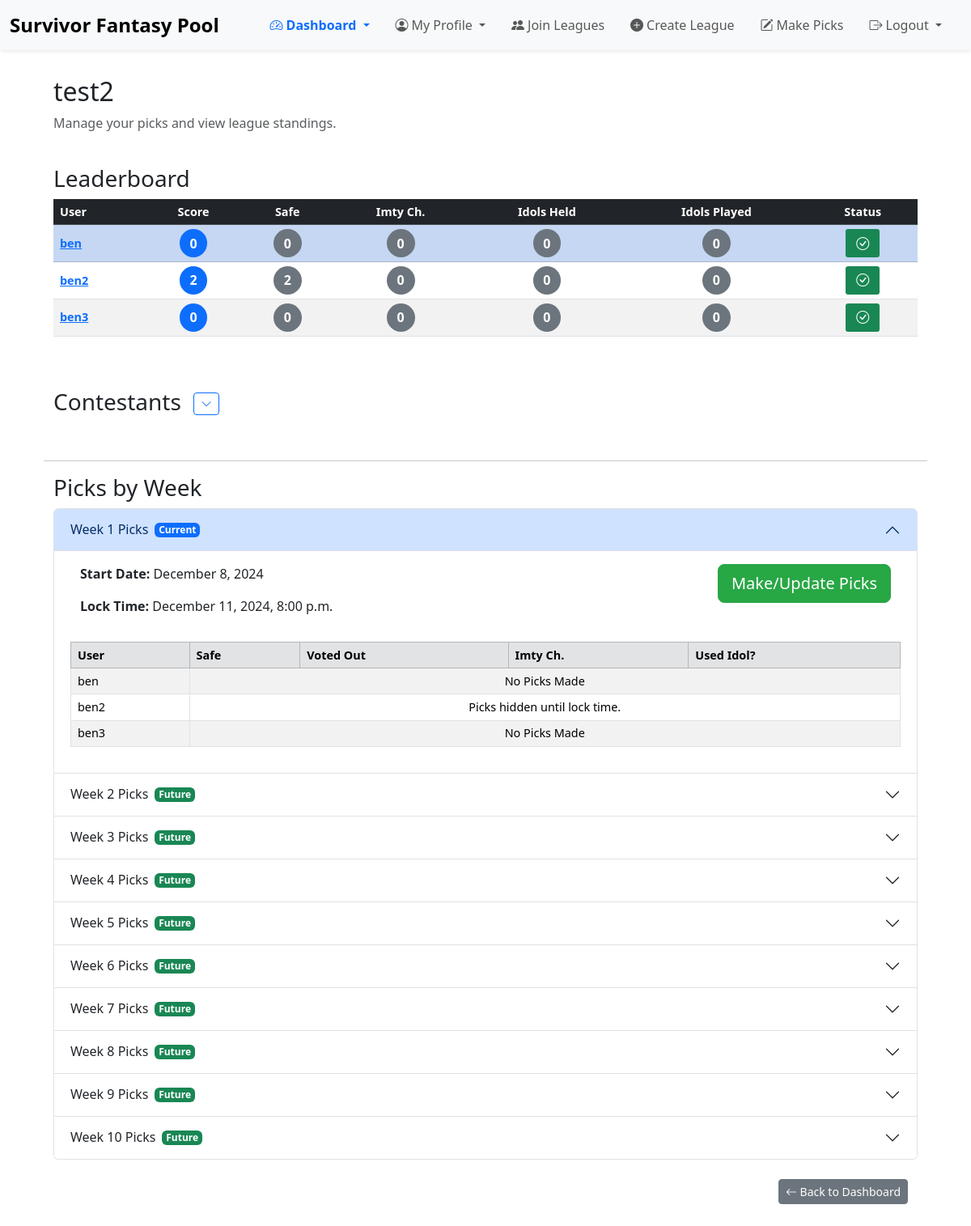
Page /league/2/ (signed in) on the committed database.
### poolapp/models.py (models this page shows, shortened)
class League(models.Model):
    name = models.CharField(max_length=100, unique=True)
    members = models.ManyToManyField(User, related_name='leagues', blank=True)
    creator = models.ForeignKey(User, on_delete=models.CASCADE, related_name='created_leagues')

class UserProfile(models.Model):
    user = models.ForeignKey(User, on_delete=models.CASCADE, related_name='league_profiles')
    league = models.ForeignKey(League, on_delete=models.CASCADE, related_name='user_profiles')
    eliminated = models.BooleanField(default=False)
    immunity_idols = models.PositiveIntegerField(default=0)
    correct_guesses = models.PositiveIntegerField(default=0)
    immunity_idols_played = models.PositiveIntegerField(default=0)
    correct_imty_challenge_guesses = models.PositiveIntegerField(default=0)
    total_score = models.PositiveIntegerField(default=0)
    class Meta:
        unique_together = ('user', 'league')  # Ensures one profile per user per league

class Week(models.Model):
    league = models.ForeignKey(League, on_delete=models.CASCADE, related_name='weeks')
    number = models.PositiveIntegerField()
    start_date = models.DateField(blank=True, null=True)
    lock_time = models.DateTimeField(blank=True, null=True)
    class Meta:
        ordering = ['-number']

### poolapp/views.py (the view)
# urls.py: path('league/<int:league_id>/', views.league_detail, name='league_detail'),  # League-Specific Dashboard
@login_required
def league_detail(request, league_id=None):
    league = get_object_or_404(League, id=league_id)
    member_profiles = UserProfile.objects.filter(league=league)
    leaderboard = member_profiles.order_by('-total_score', 'eliminated')
    for profile in leaderboard:
        profile.total_score = (
            profile.correct_guesses +
            profile.correct_imty_challenge_guesses +
            profile.immunity_idols_played +
            profile.immunity_idols
        )
    active_contestants = Contestant.objects.filter(is_active=True)
    voted_out_contestants = Contestant.objects.filter(is_active=False)
    weeks = Week.objects.filter(league=league).order_by('number')
    current_time = timezone.now()
    current_week = None
    for week in weeks:
        if current_time < week.lock_time:
            current_week = week
            break
    annotated_weeks = []
    for week in weeks:
        if week == current_week:
            status = 'current'
        elif week.lock_time < current_time:
            status = 'past'
        else:
            status = 'future'
        annotated_weeks.append({
            'week': week,
            'status': status,
            'lock_time': week.lock_time,
        })
    picks_by_week = {}
    for w in weeks:
        w_picks = Pick.objects.filter(week=w, user_profile__league=league).select_related(
            'user_profile__user', 'safe_pick', 'voted_out_pick', 'imty_challenge_winner_pick')
        w_picks_dict = {p.user_profile.id: p for p in w_picks}
        picks_by_week[w.number] = w_picks_dict
    context = {
        'league': league,
        'leaderboard': leaderboard,
        'active_contestants': active_contestants,
        'voted_out_contestants': voted_out_contestants,
        'weeks': annotated_weeks,
        'picks_by_week': picks_by_week,
        'current_time': current_time,
        'current_week': current_week,
    }
    return render(request, 'league_detail.html', context)

### poolapp/templates/league_detail.html (shortened to what this page needs)
{% extends 'base.html' %}
{% load dict_extras %}
{% load static %}
{% load tz %}
{% block content %}
<div class="container my-4">
    <div class="row mb-4">
        <div class="col-12">
            <h2>{{ league.name }}</h2>
            <p class="text-muted">Manage your picks and view league standings.</p>
        </div>
    </div>
    <div class="row mb-5">
        <div class="col-12">
            <h3>Leaderboard</h3>
            <div class="table-responsive">
                <table class="table table-hover table-striped table-sm align-middle leaderboard-table">
                    <thead class="table-dark">
                        <tr>
                            <th scope="col">User</th>
                            <th scope="col" class="text-center" data-bs-toggle="tooltip" data-bs-placement="top" title="Total Score">Score</th>
                            <th scope="col" class="text-center" data-bs-toggle="tooltip" data-bs-placement="top" title="Safe Guesses">Safe</th>
                            <th scope="col" class="text-center" data-bs-toggle="tooltip" data-bs-placement="top" title="Immunity Challenge Guesses">Imty Ch.</th>
                            <th scope="col" class="text-center" data-bs-toggle="tooltip" data-bs-placement="top" title="Immunity Idols Held">Idols Held</th>
                            <th scope="col" class="text-center" data-bs-toggle="tooltip" data-bs-placement="top" title="Immunity Idols Played">Idols Played</th>
                            <th scope="col" class="text-center" data-bs-toggle="tooltip" data-bs-placement="top" title="Player Status">Status</th>
                        </tr>
                    </thead>
                    <tbody>
                        {% for profile in leaderboard %}
                            <tr {% if profile.user == request.user %} class="table-primary" {% endif %}>
                                <td>
                                    <a href="{% url 'poolapp:user_profile' league_id=league.id user_id=profile.user.id %}">
                                        <strong>{{ profile.user.username }}</strong>
                                    </a>
                                </td>
                                <td class="text-center">
                                    <span class="badge bg-primary rounded-pill">
                                        {{ profile.total_score }}
                                    </span>
                                </td>
                                <td class="text-center">
                                    <span class="badge bg-secondary rounded-pill">
                                        {{ profile.correct_guesses }}
                                    </span>
                                </td>
                                <td class="text-center">
                                    <span class="badge bg-secondary rounded-pill">
                                        {{ profile.correct_imty_challenge_guesses }}
                                    </span>
                                </td>
                                <td class="text-center">
                                    <span class="badge bg-secondary rounded-pill">
                                        {{ profile.immunity_idols|default:0 }}
                                    </span>
                                </td>
                                <td class="text-center">
                                    <span class="badge bg-secondary rounded-pill">
                                        {{ profile.immunity_idols_played|default:0 }}
                                    </span>
                                </td>
                                <td class="text-center">
                                    {% if profile.eliminated %}
                                        <span class="badge bg-danger" data-bs-toggle="tooltip" data-bs-placement="top" title="Eliminated">
                                            <i class="bi bi-x-circle"></i>
                                        </span>
                                    {% else %}
                                        <span class="badge bg-success" data-bs-toggle="tooltip" data-bs-placement="top" title="In Game">
                                            <i class="bi bi-check-circle"></i>
                                        </span>
                                    {% endif %}
                                </td>
                            </tr>
                        {% empty %}
                            <tr>
                                <td colspan="7" class="text-center">No members in this league.</td>
                            </tr>
                        {% endfor %}
                    </tbody>
                </table>
            </div>
        </div>
    </div>
    <div class="row mb-5">
        <div class="col-12">
            <h3>
                Contestants
                <button class="btn btn-sm btn-outline-primary ms-2" type="button" data-bs-toggle="collapse" data-bs-target="#contestantsCollapse" aria-expanded="false" aria-controls="contestantsCollapse">
                    <i class="bi bi-chevron-down"></i>
                </button>
            </h3>
        </div>
    </div>
    <hr>
    {% if weeks %}
        <div class="row mb-5">
            <div class="col-12">
                <h3>Picks by Week</h3>
                <div class="accordion" id="weeksAccordion">
                    {% for item in weeks %}
                        {% with w=item.week status=item.status %}
                            <div class="accordion-item">
                                <h2 class="accordion-header" id="heading{{ w.number }}">
                                    <button
                                        class="accordion-button {% if status != 'current' %}collapsed{% endif %}"
                                        type="button"
                                        data-bs-toggle="collapse"
                                        data-bs-target="#collapse{{ w.number }}"
                                        aria-expanded="{% if status == 'current' %}true{% else %}false{% endif %}"
                                        aria-controls="collapse{{ w.number }}">
                                        Week {{ w.number }} Picks
                                        {% if status == 'current' %}
                                            <span class="badge bg-primary ms-2">Current</span>
                                        {% elif status == 'future' %}
                                            <span class="badge bg-success ms-2">Future</span>
                                        {% elif status == 'past' %}
                                            <span class="badge bg-secondary ms-2">Past</span>
                                        {% endif %}
                                    </button>
                                </h2>
                                <div
                                    id="collapse{{ w.number }}"
                                    class="accordion-collapse collapse {% if status == 'current' %}show{% endif %}"
                                    aria-labelledby="heading{{ w.number }}"
                                    data-bs-parent="#weeksAccordion">
                                    <div class="accordion-body">
                                        <div class="row mb-3">
                                            <div class="col-md-6">
                                                <p><strong>Start Date:</strong> {{ w.start_date|date:"F j, Y" }}</p>
                                                <p><strong>Lock Time:</strong> {{ w.lock_time|localtime|date:"F j, Y, g:i a" }}</p>
                                            </div>
                                            <div class="col-md-6 text-md-end">
                                                {% if status == 'current' or status == 'future' %}
                                                    <a href="{% url 'poolapp:make_picks' league_id=league.id week_number=w.number %}" class="btn btn-success btn-lg" data-bs-toggle="tooltip" data-bs-placement="top" title="Make or Update Your Picks">
                                                        Make/Update Picks
                                                    </a>
                                                {% endif %}
                                            </div>
                                        </div>
                                        <div class="table-responsive">
                                            <table class="table table-bordered table-striped table-sm">
                                                <thead class="table-secondary">
                                                    <tr>
                                                        <th scope="col">User</th>
                                                        <th scope="col" data-bs-toggle="tooltip" data-bs-placement="top" title="Safe Pick">Safe</th>
                                                        <th scope="col" data-bs-toggle="tooltip" data-bs-placement="top" title="Voted Out Pick">Voted Out</th>
                                                        <th scope="col" data-bs-toggle="tooltip" data-bs-placement="top" title="Immunity Challenge Pick">Imty Ch.</th>
                                                        <th scope="col" data-bs-toggle="tooltip" data-bs-placement="top" title="Used Immunity Idol">Used Idol?</th>
                                                    </tr>
                                                </thead>
                                                <tbody>
                                                    {% for profile in leaderboard %}
                                                        {% with week_picks=picks_by_week|dict_get:w.number %}
                                                            {% if week_picks and profile.id in week_picks %}
                                                                {% with user_pick=week_picks|dict_get:profile.id %}
                                                                    <tr>
                                                                        <td>{{ profile.user.username }}</td>
                                                                        {% if profile.user == request.user or w.lock_time <= current_time %}
                                                                            <td>{{ user_pick.safe_pick.name }}</td>
                                                                            <td>{{ user_pick.voted_out_pick.name }}</td>
                                                                            <td>{{ user_pick.imty_challenge_winner_pick.name }}</td>
                                                                            <td>{{ user_pick.used_immunity_idol|yesno:"Yes,No" }}</td>
                                                                        {% else %}
                                                                            <td colspan="4" class="text-center">Picks hidden until lock time.</td>
                                                                        {% endif %}
                                                                    </tr>
                                                                {% endwith %}
                                                            {% else %}
                                                                <tr>
                                                                    <td>{{ profile.user.username }}</td>
                                                                    <td colspan="4" class="text-center">No Picks Made</td>
                                                                </tr>
                                                            {% endif %}
                                                        {% endwith %}
                                                    {% endfor %}
                                                </tbody>
                                            </table>
                                        </div>
                                    </div>
                                </div>
                            </div>
                        {% endwith %}
                    {% endfor %}
                </div>
            </div>
    {% else %}
        <div class="row">
            <div class="col-12">
                <p>No weeks have been scheduled for this league yet.</p>
            </div>
        </div>
    {% endif %}
    <div class="row mt-4">
        <div class="col-12 text-end">
            <a href="{% url 'poolapp:dashboard' %}" class="btn btn-secondary btn-sm">
                <i class="bi bi-arrow-left"></i> Back to Dashboard
            </a>
        </div>
    </div>
</div>
{% endblock %}

### rows in the picture
League: name "test2"
UserProfile: user.username "ben", total_score "0", correct_guesses "0", correct_imty_challenge_guesses "0", immunity_idols "0", immunity_idols_played "0", eliminated False (drawn)
UserProfile: user.username "ben2", total_score "2", correct_guesses "2", correct_imty_challenge_guesses "0", immunity_idols "0", immunity_idols_played "0", eliminated False (drawn), shows "Picks hidden until lock time."
UserProfile: user.username "ben3", total_score "0", correct_guesses "0", correct_imty_challenge_guesses "0", immunity_idols "0", immunity_idols_played "0", eliminated False (drawn)
Week: week.number "1", shows "Current", week.start_date "December 8, 2024", week.lock_time "December 11, 2024, 8:00 p.m.", shows "Make/Update Picks"
Week: week.number "2", shows "Future"
Week: week.number "3", shows "Future"
Week: week.number "4", shows "Future"
Week: week.number "5", shows "Future"
Week: week.number "6", shows "Future"
Week: week.number "7", shows "Future"
Week: week.number "8", shows "Future"
Week: week.number "9", shows "Future"
Week: week.number "10", shows "Future"
